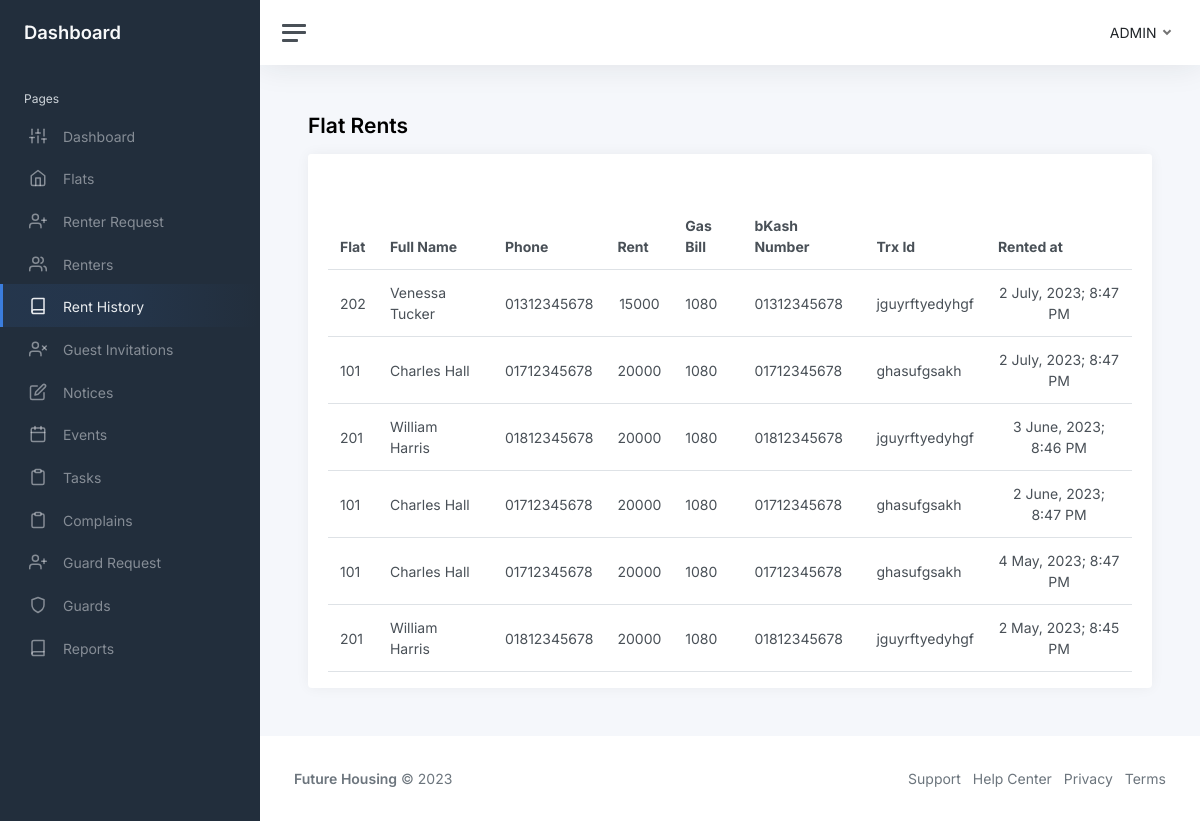
/php/admin/flat-rents.php, run on the app's committed database.
### tables this page shows
CREATE TABLE `flat_rents` (
  `id` int NOT NULL,
  `flat` varchar(256) DEFAULT NULL,
  `fullname` varchar(256) DEFAULT NULL,
  `phone` varchar(256) DEFAULT NULL,
  `rent` varchar(256) DEFAULT NULL,
  `gas_bill` varchar(256) DEFAULT NULL,
  `bKash_number` varchar(256) DEFAULT NULL,
  `trx_id` varchar(256) DEFAULT NULL,
  `rented_at` datetime NOT NULL DEFAULT CURRENT_TIMESTAMP
);

### php/admin/flat-rents.php (the view, shortened to what this page needs)
<?php
include "../../database.php";
$query = "SELECT * FROM `flat_rents`";
$stmt = $conn->prepare($query);
$result = $stmt->execute();
$flat_rents = array_reverse($stmt->fetchAll());
?>
<!DOCTYPE html>
<html lang="en">
<head>
    <link href="https://cdn.jsdelivr.net/npm/simple-datatables@7.1.2/dist/style.min.css" rel="stylesheet" />
    <link href="../../styles/app.css" rel="stylesheet">
</head>
<body>
    <div class="wrapper">
        <?php include "components/sidebar.php"?>
        <div class="main">
            <?php include "components/navbar.php"?>
            <main class="content">
                <div class="container-fluid p-0">
                    <h1 class="h3 mb-3"><strong>Flat Rents</strong></h1>
                    <div class="row">
                        <div class="col-12 d-flex">
                            <div class="card flex-fill w-100">
                                <div class="card-header">
                                </div>
                                <div class="card-body py-3">
                                    <table id="datatablesSimple" class="table table-hover my-0">
                                        <thead>
                                            <tr>
                                                <th>Flat</th>
                                                <th class="d-none d-md-table-cell">Full Name</th>
                                                <th class="d-none d-md-table-cell">Phone</th>
                                                <th>Rent</th>
                                                <th class="d-none d-md-table-cell">Gas Bill</th>
                                                <th class="d-none d-md-table-cell">bKash Number</th>
                                                <th class="d-none d-md-table-cell">Trx Id</th>
                                                <th>Rented at</th>
                                            </tr>
                                        </thead>
                                        <tbody>
                                            <?php
                                                foreach($flat_rents as $flat_rent):
                                            ?>
                                            <tr>
                                                <td><?= $flat_rent['flat'] ?></td>
                                                <td class="d-none d-md-table-cell"><?= $flat_rent['fullname'] ?></td>
                                                <td class="d-none d-md-table-cell"><?=$flat_rent['phone']?></td>
                                                <td class="text-center"><?=$flat_rent['rent']?></td>
                                                <td class="d-none d-md-table-cell"><?=$flat_rent['gas_bill']?></td>
                                                <td class="d-none d-md-table-cell"><?=$flat_rent['bKash_number']?></td>
                                                <td class="d-none d-md-table-cell"><?=$flat_rent['trx_id']?></td>
                                                <td class="text-center">
                                                    <?=date('j F, Y; g:i A', strtotime($flat_rent['rented_at']))?></td>
                                                <?php
                                                endforeach;
                                            ?>
                                        </tbody>
                                    </table>
                                </div>
                            </div>
                        </div>
                    </div>
                </div>
            </main>
            <footer class="footer">
                <?php include "components/footer.php"?>
            </footer>
        </div>
    </div>
</body>
</html>

### data on the page
flat_rents: flat "202", fullname "Venessa Tucker", phone "01312345678", rent "15000", gas_bill "1080", bKash_number "01312345678", trx "jguyrftyedyhgf", rented_at "2 July, 2023; 8:47 PM"
flat_rents: flat "101", fullname "Charles Hall", phone "01712345678", rent "20000", gas_bill "1080", bKash_number "01712345678", trx "ghasufgsakh", rented_at "2 July, 2023; 8:47 PM"
flat_rents: flat "201", fullname "William Harris", phone "01812345678", rent "20000", gas_bill "1080", bKash_number "01812345678", trx "jguyrftyedyhgf", rented_at "3 June, 2023; 8:46 PM"
flat_rents: flat "101", fullname "Charles Hall", phone "01712345678", rent "20000", gas_bill "1080", bKash_number "01712345678", trx "ghasufgsakh", rented_at "2 June, 2023; 8:47 PM"
flat_rents: flat "101", fullname "Charles Hall", phone "01712345678", rent "20000", gas_bill "1080", bKash_number "01712345678", trx "ghasufgsakh", rented_at "4 May, 2023; 8:47 PM"
flat_rents: flat "201", fullname "William Harris", phone "01812345678", rent "20000", gas_bill "1080", bKash_number "01812345678", trx "jguyrftyedyhgf", rented_at "2 May, 2023; 8:45 PM"
